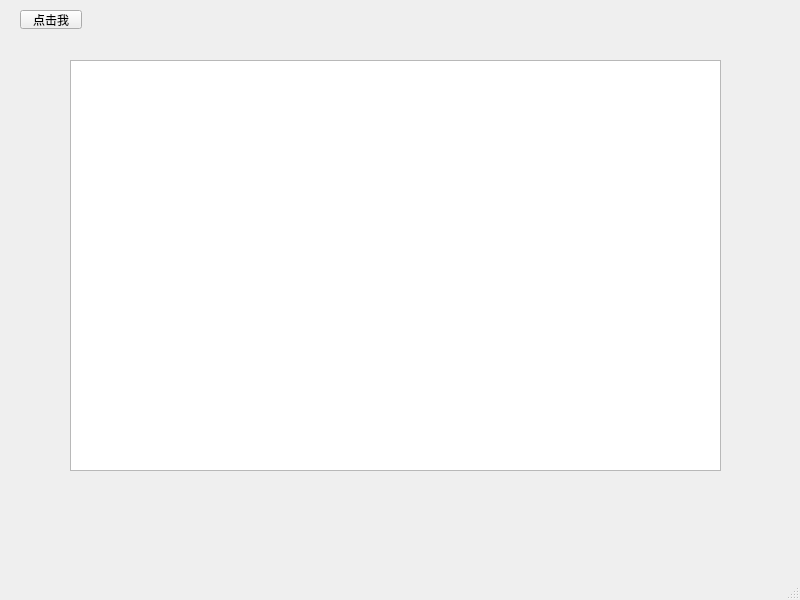
<?xml version="1.0" encoding="UTF-8"?>
<ui version="4.0">
 <class>MainWindow</class>
 <widget class="QMainWindow" name="MainWindow">
  <property name="geometry">
   <rect>
    <x>0</x>
    <y>0</y>
    <width>800</width>
    <height>600</height>
   </rect>
  </property>
  <property name="windowTitle">
   <string>主窗体</string>
  </property>
  <widget class="QWidget" name="centralwidget">
   <widget class="QPushButton" name="pushButton">
    <property name="geometry">
     <rect>
      <x>20</x>
      <y>10</y>
      <width>62</width>
      <height>19</height>
     </rect>
    </property>
    <property name="text">
     <string>点击我</string>
    </property>
   </widget>
   <widget class="QTableView" name="tableView">
    <property name="geometry">
     <rect>
      <x>70</x>
      <y>60</y>
      <width>651</width>
      <height>411</height>
     </rect>
    </property>
   </widget>
  </widget>
  <widget class="QMenuBar" name="menubar">
   <property name="geometry">
    <rect>
     <x>0</x>
     <y>0</y>
     <width>800</width>
     <height>19</height>
    </rect>
   </property>
  </widget>
  <widget class="QStatusBar" name="statusbar"/>
 </widget>
 <resources/>
 <connections/>
</ui>
